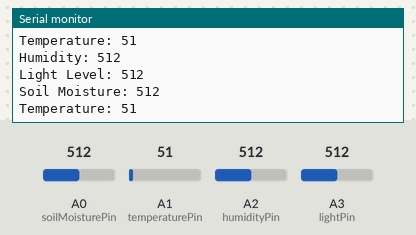
The sketch below on a simulated Arduino Uno, built with avr-gcc and run on an emulated ATmega328P. Shown: the last lines printed to the serial monitor. Inputs (shaded band) come from the test bench; at power-on: A0 (soilMoisturePin) = 512, A1 (temperaturePin) = 51, A2 (humidityPin) = 512, A3 (lightPin) = 512.

Above: at 1.2 s.
1.3 s: A0 (soilMoisturePin) set to 105
At 2.0 s:
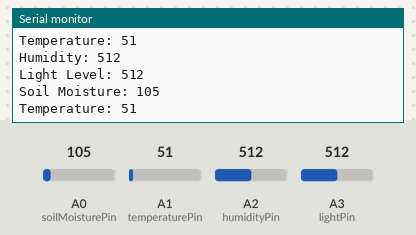
4.3 s: A0 (soilMoisturePin) set to 93
At 4.8 s:
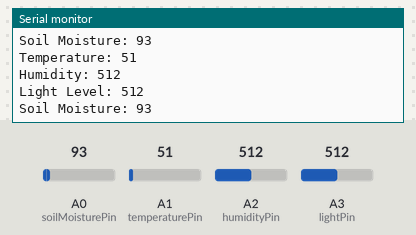
7.3 s: A1 (temperaturePin) set to 89
8.8 s: A1 (temperaturePin) set to 105
10.3 s: A2 (humidityPin) set to 104
At 11.0 s:
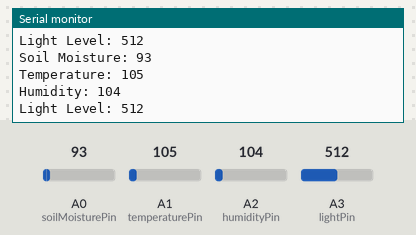
13.3 s: A2 (humidityPin) set to 92
At 14.1 s:
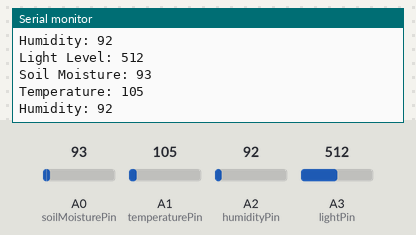
Timing chart, 0 to 16.3 s (numbered marks = the images above; inputs shaded):
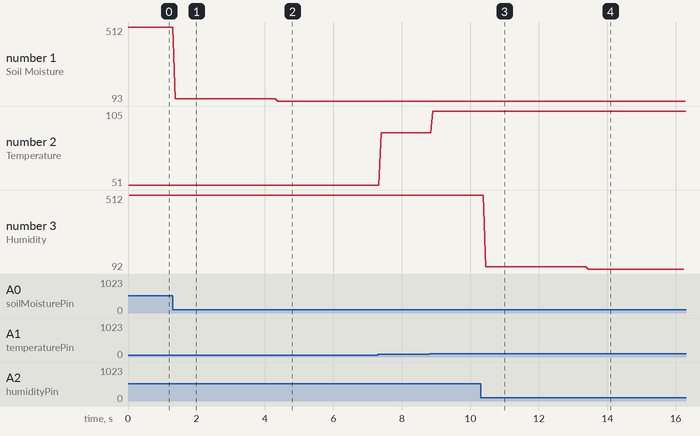

Measured:
- the behaviour switches between 100 and 99 on A0 (soilMoisturePin) (found by bisection; images 1 and 2)
- the behaviour switches between 100 and 99 on A2 (humidityPin) (found by bisection; images 3 and 4)
- after the input at 1.3 s, the serial monitor: prints a new line after 0.08 s (image 1)
- after the input at 4.3 s, the serial monitor: prints a new line after 0.07 s (image 2)
- after the input at 10.3 s, the serial monitor: prints a new line after 0.16 s (image 3)
- after the input at 13.3 s, the serial monitor: prints a new line after 0.14 s (image 4)
- plotted number 1: 512 → 105 after the input at 1.3 s, 105 → 93 after the input at 4.3 s
- plotted number 2: 51 → 89 after the input at 7.3 s, 89 → 105 after the input at 8.8 s

The sketch:

data_collection_code.ino
```cpp
const int soilMoisturePin = A0;  // Analog pin for soil moisture sensor
const int temperaturePin = A1;  // Analog pin for temperature sensor
const int humidityPin = A2;     // Analog pin for humidity sensor
const int lightPin = A3;        // Analog pin for light sensor

void setup() {
  Serial.begin(9600);
}

void loop() {
  // Read sensor values
  int soilMoisture = analogRead(soilMoisturePin);
  int temperature = analogRead(temperaturePin);
  int humidity = analogRead(humidityPin);
  int lightLevel = analogRead(lightPin);

  // Print sensor values to the serial port
  Serial.print("Soil Moisture: ");
  Serial.println(soilMoisture);

  Serial.print("Temperature: ");
  Serial.println(temperature);

  Serial.print("Humidity: ");
  Serial.println(humidity);

  Serial.print("Light Level: ");
  Serial.println(lightLevel);
}
```
